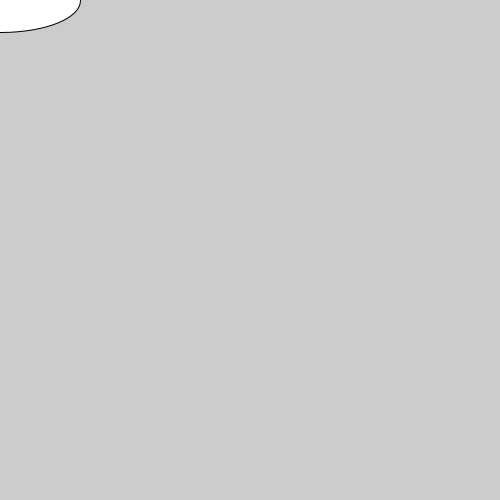
Frame 1 (no input)
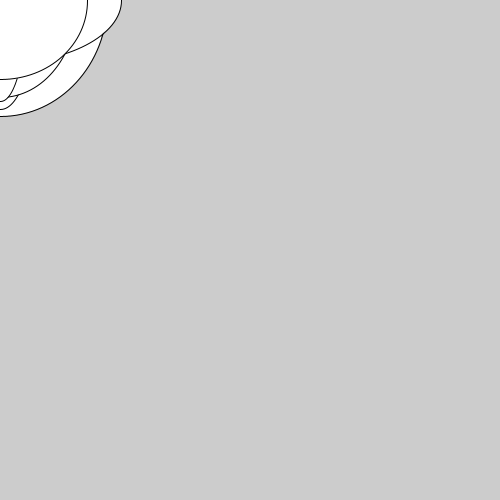
Frame 60 (the mouse pressed at the canvas centre just before this capture)
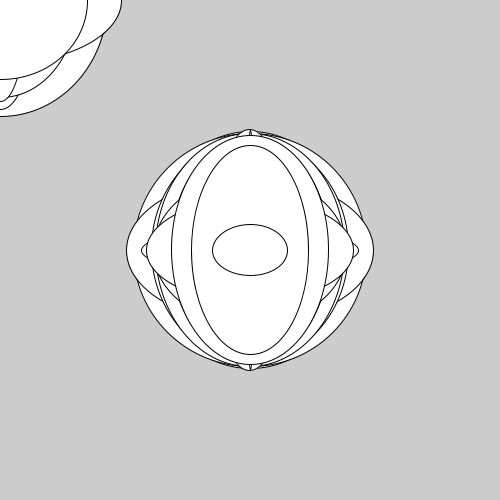
Frame 120 (the mouse held since frame 60 and released just before this capture)

The Processing sketch that drew these frames (run headless with seeded random() and noise(); from frame 60 on, the mouse is pressed at the canvas centre):

// Processing sketch: randomEllipse
// ── randomEllipse.pde
void setup()
{
  size(500, 500);
}  

void draw()
{
  
  ellipse(mouseX, mouseY, random(250), random(250));
  
}  
